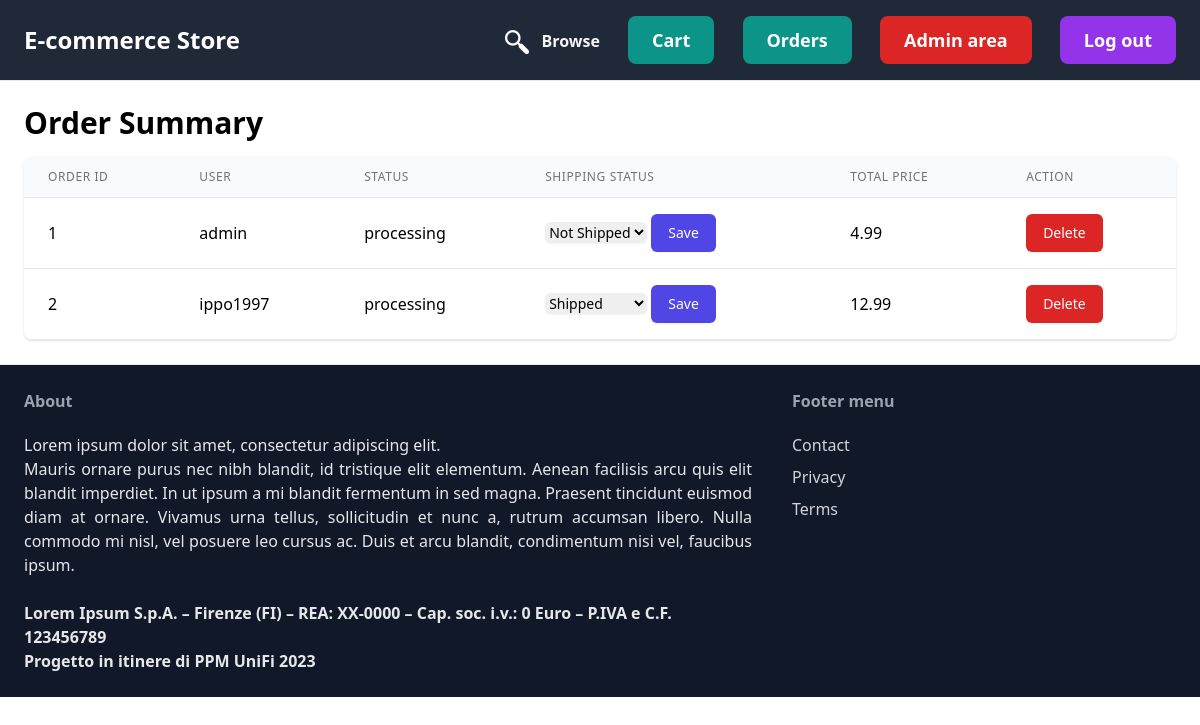
/order-summary/ (signed in), run on an earlier commit of the app's database.
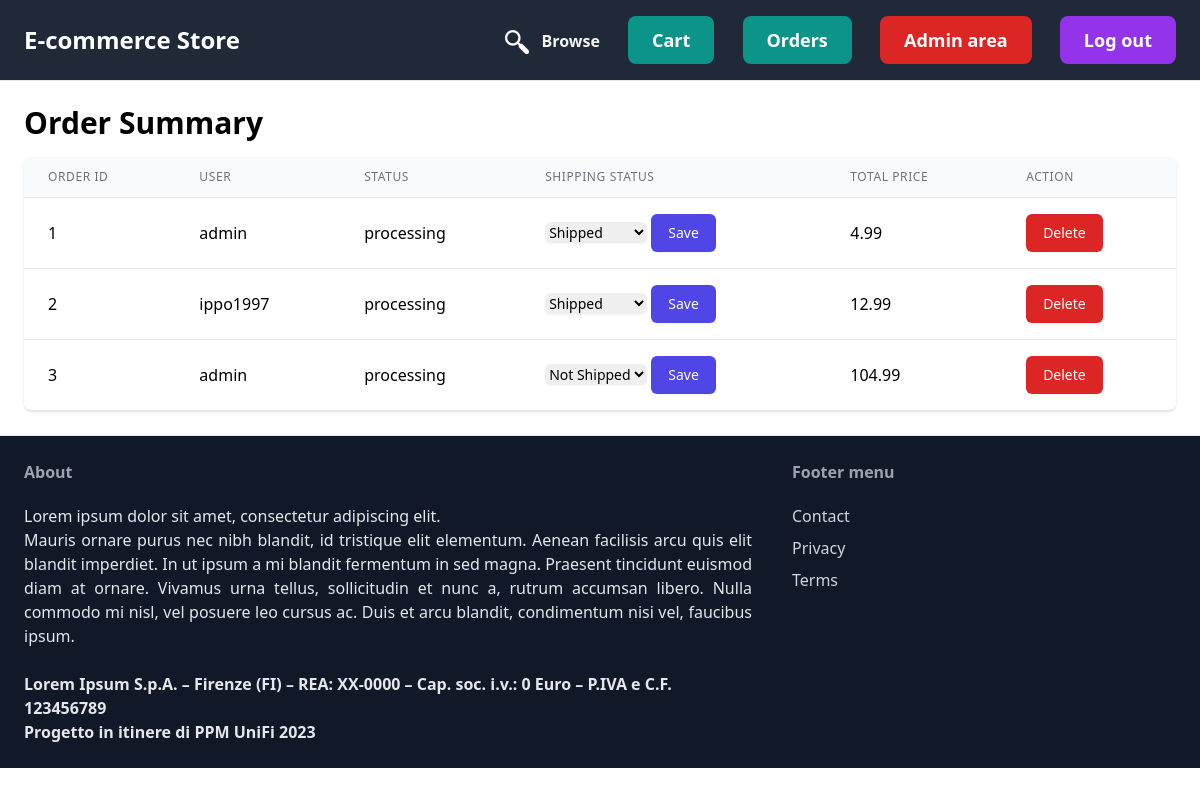
And on a later commit of the database.
### core/models.py (models this page shows, shortened)
class Order(models.Model):
    user = models.ForeignKey(User, on_delete=models.CASCADE)
    items = models.ManyToManyField('item.Item')
    status = models.CharField(max_length=255, choices=(
        ('processing', 'In elaborazione'),
    ))
    shipping_status = models.CharField(max_length=255, choices=(
        ('not_shipped', 'Non spedito'),
        ('shipped', 'Spedito'),
    ), default='not_shipped')
    total_price = models.DecimalField(max_digits=10, decimal_places=2, default=Decimal('0.00'))
    created_at = models.DateTimeField(auto_now_add=True)

### core/views.py (the view, shortened to what this page needs)
# urls.py: path('order-summary/', views.order_summary, name='order_summary'),
@login_required
def order_summary(request):
    allowed_statuses = ['processing']
    if request.user.is_superuser:
        orders = Order.objects.all()
    else:
        orders = Order.objects.filter(user=request.user)
    for order in orders:
        order.total_price = sum(item.price for item in order.items.all())
        order.save()
    return render(request, 'core/order_summary.html', {'orders': orders, 'allowed_statuses': allowed_statuses})

### core/templates/core/order_summary.html (shortened to what this page needs)
{% extends 'core/base.html' %}
{% block content %}
    <h1 class="text-3xl font-bold mb-4">Order Summary</h1>
    <div class="flex flex-col">
        <div class="-my-2 overflow-x-auto sm:-mx-6 lg:-mx-8">
            <div class="py-2 align-middle inline-block min-w-full sm:px-6 lg:px-8">
                <div class="shadow overflow-hidden border-b border-gray-200 sm:rounded-lg">
                    <table class="min-w-full divide-y divide-gray-200">
                        <thead class="bg-gray-50">
                            <tr>
                                <th scope="col" class="px-6 py-3 text-left text-xs font-medium text-gray-500 uppercase tracking-wider">Order ID</th>
                                <th scope="col" class="px-6 py-3 text-left text-xs font-medium text-gray-500 uppercase tracking-wider">User</th>
                                <th scope="col" class="px-6 py-3 text-left text-xs font-medium text-gray-500 uppercase tracking-wider">Status</th>
                                <th scope="col" class="px-6 py-3 text-left text-xs font-medium text-gray-500 uppercase tracking-wider">Shipping Status</th>
                                <th scope="col" class="px-6 py-3 text-left text-xs font-medium text-gray-500 uppercase tracking-wider">Total Price</th>
                                <th scope="col" class="px-6 py-3 text-left text-xs font-medium text-gray-500 uppercase tracking-wider">Action</th>
                            </tr>
                        </thead>
                        <tbody class="bg-white divide-y divide-gray-200">
                            {% for order in orders %}
                                <tr>
                                    <td class="px-6 py-4 whitespace-nowrap">{{ order.id }}</td>
                                    <td class="px-6 py-4 whitespace-nowrap">{{ order.user.username }}</td>
                                    <td class="px-6 py-4 whitespace-nowrap">{{ order.status }}</td>
                                    <td class="px-6 py-4 whitespace-nowrap">
                                        {% if request.user.is_superuser %}
                                            <form method="POST" action="{% url 'core:order_summary' %}">
                                                <select name="shipping_status" class="border-gray-300 rounded-md shadow-sm focus:ring-indigo-500 focus:border-indigo-500 sm:text-sm">
                                                    <option value="not_shipped" {% if order.shipping_status == 'not_shipped' %}selected{% endif %}>Not Shipped</option>
                                                    <option value="shipped" {% if order.shipping_status == 'shipped' %}selected{% endif %}>Shipped</option>
                                                </select>
                                                <button type="submit" class="inline-flex items-center px-4 py-2 border border-transparent rounded-md shadow-sm text-sm font-medium text-white bg-indigo-600 hover:bg-indigo-700 focus:outline-none focus:ring-2 focus:ring-offset-2 focus:ring-indigo-500">Save</button>
                                            </form>
                                        {% else %}
                                            {{ order.shipping_status }}
                                        {% endif %}
                                    </td>
                                    <td class="px-6 py-4 whitespace-nowrap">{{ order.total_price }}</td>
                                    <td class="px-6 py-4 whitespace-nowrap">
                                        {% if order.status in allowed_statuses %}
                                            <form method="POST" action="{% url 'core:delete_order' order.id %}">
                                                <button type="submit" class="inline-flex items-center px-4 py-2 border border-transparent rounded-md shadow-sm text-sm font-medium text-white bg-red-600 hover:bg-red-700 focus:outline-none focus:ring-2 focus:ring-offset-2 focus:ring-red-500">Delete</button>
                                            </form>
                                        {% endif %}
                                    </td>
                                </tr>
                            {% endfor %}
                        </tbody>
                    </table>
                </div>
            </div>
        </div>
    </div>
{% endblock %}

### core/templates/core/base.html (shortened to what this page needs)
<!DOCTYPE html>
<html lang="en">
<head>
    <script src="https://cdn.tailwindcss.com"></script>
</head>
<body>
    <nav class="py-6 px-6 flex justify-between items-center bg-gray-800 border-b border-gray-200">
        <a href="/" class="text-2xl font-bold text-white">E-commerce Store</a>
        <div class="space-x-6">
            <a href="{% url 'item:items' %}" class="text-gray-100 hover:text-teal-100 font-semibold flex-container">
                <img src="../../../media/menu_images/search-3-24.png" class="inline-block align-middle mr-2">
                Browse
            </a>
            {% if request.user.is_authenticated %}
                <a href="{% url 'core:cart' %}" class="px-6 py-3 text-lg text-white bg-teal-600 hover:bg-blue-700 rounded-lg font-semibold">Cart</a>
                <a href="{% url 'core:order_summary' %}" class="px-6 py-3 text-lg text-white bg-teal-600 hover:bg-blue-700 rounded-lg font-semibold">Orders</a>
                {% if user.is_superuser %}
                    {% if '127.0.0.1' in request.META.HTTP_HOST %}
                        <a href="http://127.0.0.1:8000/admin" class="px-6 py-3 text-lg text-white bg-red-600 hover:bg-red-700 rounded-lg font-semibold">Admin area</a>
                    {% else %}
                        <a href="https://ppm-2023-django-production.up.railway.app/admin/" class="px-6 py-3 text-lg text-white bg-red-600 hover:bg-red-700 rounded-lg font-semibold">Admin area</a>
                    {% endif %}
                {% endif %}
                <a href="{% url 'core:logout' %}" class="px-6 py-3 text-lg text-white bg-purple-600 hover:bg-blue-700 rounded-lg font-semibold">Log out</a>
            {% else  %}
                <a href="{% url 'core:login' %}" class="px-6 py-3 text-lg text-white bg-purple-600 hover:bg-blue-700 rounded-lg font-semibold">Login</a>
                <a href="{% url 'core:signup' %}" class="px-6 py-3 text-lg text-white bg-purple-600 hover:bg-blue-700 rounded-lg font-semibold">Sign up</a>
            {% endif %}
        </div>
    </nav>
    <div class="px-6 py-6">
        {% block content %}
        {% endblock %}
    </div>
    <footer class="py-6 flex justify-between px-6 border-t bg-gray-900">
        <div class="w-2/3 pr-10">
            <h3 class="mb-5 font-semibold text-gray-400">About</h3>
            <p class="text-gray-200">Lorem ipsum dolor sit amet, consectetur adipiscing elit.</p>
            <p class="text-gray-200 text-justify">Mauris ornare purus nec nibh blandit, id tristique elit elementum. Aenean facilisis arcu quis elit blandit imperdiet. In ut ipsum a mi blandit fermentum in sed magna. Praesent tincidunt euismod diam at ornare. Vivamus urna tellus, sollicitudin et nunc a, rutrum accumsan libero. Nulla commodo mi nisl, vel posuere leo cursus ac. Duis et arcu blandit, condimentum nisi vel, faucibus ipsum. </p>
            <br>
            <p class="text-gray-200 font-semibold">Lorem Ipsum S.p.A. – Firenze (FI) – REA: XX-0000 – Cap. soc. i.v.: 0 Euro – P.IVA e C.F. 123456789</p>
            <p class="text-gray-200 font-semibold">Progetto in itinere di PPM UniFi 2023</p>
        </div>
        <div class="w-1/3">
            <h3 class="mb-5 font-semibold text-gray-400">Footer menu</h3>
            <ul class="space-y-2">
                <li><a href="{% url 'core:contact' %}" class="text-gray-300 hover:text-gray-100">Contact</a></li>
                <li><a href="{% url 'core:privacy' %}" class="text-gray-300 hover:text-gray-100">Privacy</a></li>
                <li><a href="{% url 'core:terms' %}" class="text-gray-300 hover:text-gray-100">Terms</a></li>
            </ul>
        </div>
    </footer>
</body>
</html>

What changed in the data, as far as the page shows it:
changed Order id 1: shipping_status "Not Shipped" → "Shipped"
added Order: id "3", user.username "admin", status "processing", shipping_status "Not Shipped", total_price "104.99", shows "Delete"
